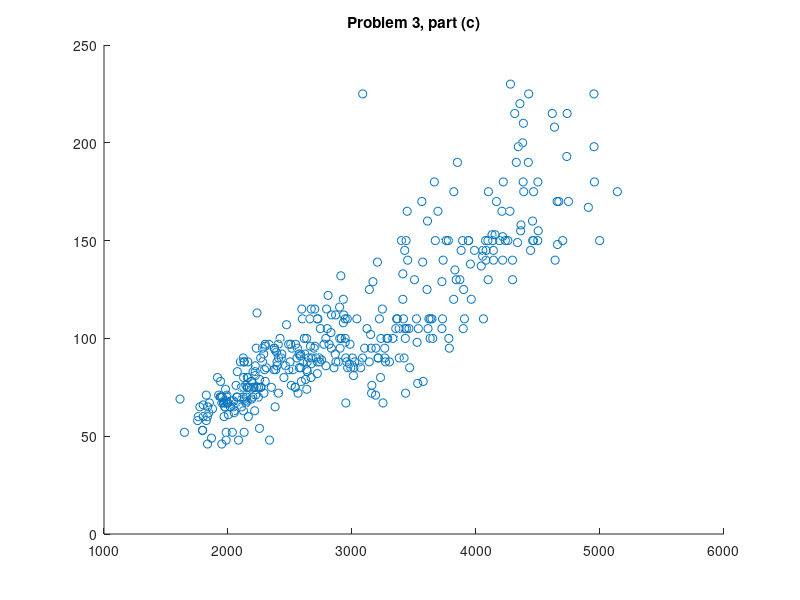

Recreate this plot in MATLAB. (Note: this script raises an error after producing the figure.)
clear all;
load carbig;
m = length(MPG);

% Compute the number of "bad" data points (points containing NaNs)
badCount = 0;
for i = 1:m
    if isnan(MPG(i)) || isnan(Weight(i)) || isnan(Horsepower(i))
        badCount = badCount + 1;
    end
end

% Initialise matrices
n = m - badCount;
y = zeros(n, 1);
x1s = zeros(n, 1);
x2s = zeros(n, 1);
A = zeros(n, 4);

% Populate matrices with "good" data
i = 1;
for j = 1:m
    if isnan(MPG(j)) || isnan(Weight(j)) || isnan(Horsepower(j))
        continue;
    end
    y(i) = MPG(j);
    x1 = Weight(j);
    x1s(i) = x1;
    x2 = Horsepower(j);
    x2s(i) = x2;
    A(i, :) = [1, x1, x2, x1 * x2];
    i = i + 1;
end

% Part B) Solve for B*
bStar = A\y;

% Part C) Plot the scatter plot of data and fitted surface
hold on
scatter3(x1s, x2s, y); title("Problem 3, part (c)");
fh = @(x1,x2) [1, x1, x2, x1 * x2] * bStar;
fsurf(fh);